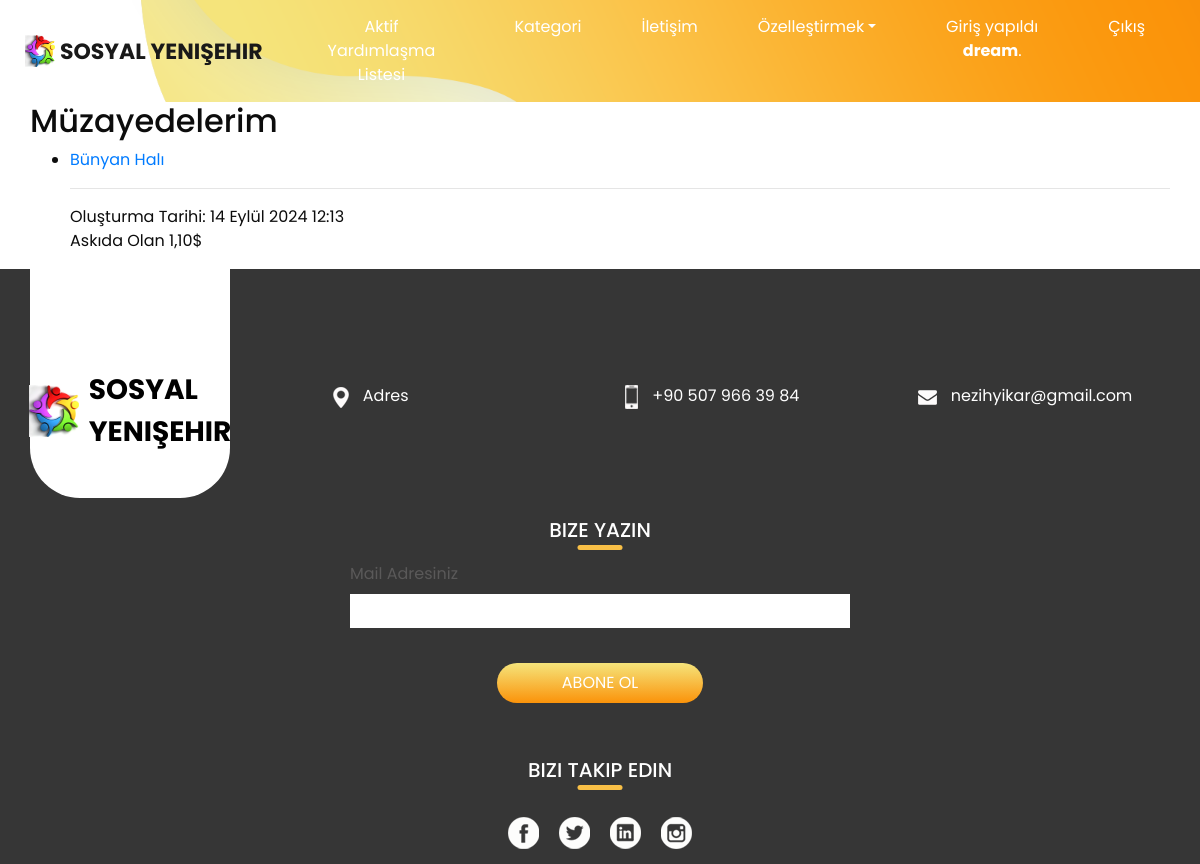
The app's page /my_auctions/ (signed in) with its own data.
### auctions/models.py (models this page shows, shortened)
class User(AbstractUser):
    phone = models.CharField(max_length=20,blank=False, help_text='Contact phone number')
    adres= models.TextField(null=True,blank=True)
    age = models.PositiveIntegerField(null=True, blank=True)
    is_verified=models.BooleanField(default=False)
    code=models.CharField(max_length=8,blank=True,null=True)
    watchlist = models.ManyToManyField(
        'AuctionListing', blank=True, related_name="userWatchlist")

class AuctionListing(models.Model):
    category = models.ForeignKey(Category, on_delete=models.CASCADE)
    name = models.CharField(max_length=50)
    date = models.DateTimeField()
    ended=models.DateTimeField()
    startBid = models.DecimalField(default=1.1,decimal_places=2, max_digits=7)
    description = models.CharField(max_length=250)
    user = models.ForeignKey(User, on_delete=models.CASCADE)
    winner = models.ForeignKey(User, on_delete=models.SET("(deleted)"),
                               blank=True,
                               null=True,
                               related_name="auction_winner",
                               related_query_name="auction_winner")
    final_value = models.IntegerField(blank=True, null=True)
    image1 = models.ImageField(
        upload_to='image',
        null=True,
        blank=True,
        default=False,
    )
    image2 = models.ImageField(
        upload_to='image',
        null=True,
        blank=True,
        default=False,
    )
    image3 = models.ImageField(
        upload_to='image',
        null=True,
        blank=True,
        default=False,
    )
    image4 = models.ImageField(
        upload_to='image',
        null=True,
        blank=True,
        default=False,
    )
    active = models.BooleanField()
    def resolve(self):
        if self.active:
            if self.has_expired():
                highest_bid = Bid.objects.filter(auctionListing=self).order_by('-bidValue').order_by('date').first()
                if highest_bid:
                    self.winner = highest_bid.user
                    self.final_value = highest_bid.bidValue
                self.active = False
                self.save()
    def has_expired(self):
        now = datetime.now(timezone.utc)
        expiration = self.ended + timedelta(minutes=AUCTION_DURATION)
        if now > expiration:
            return True
        else:
            return False

### auctions/views.py (the view)
# urls.py: path("my_auctions/", views.my_auctions, name='my_auctions'),
def my_auctions(request):
    my_auctions_list = AuctionListing.objects.all().filter(user=request.user).order_by('-date')
    for a in my_auctions_list:
        a.resolve()
    template = get_template('auctions/my_auctions.html')
    context = {
        'my_auctions_list': my_auctions_list,
    }
    return HttpResponse(template.render(context, request))

### templates/auctions/my_auctions.html (shortened to what this page needs)
{% extends "auctions/layout.html" %}
{% block body %}
<h2> Müzayedelerim </h2>
{% if my_auctions_list %}
    <ul class="my-auction-list">
    {% for auction in my_auctions_list %}
        <li class="my-auction-li"><a class="my-auction-link" href="{% url 'details' auction.id %}">{{ auction.name }}</a>
            <hr>
            <div class="my-auction-date">Oluşturma Tarihi: {{ auction.date }}</div>
            {% if auction.active %}
                <span class="my-auction-status-active">
                    Askıda Olan
                </span>
                <span class="my-auction-value">
                    {{ auction.startBid }}$
                </span>
            {% endif %}
        </li>
    {% endfor %}
    </ul>
{% else %}
    <h4>Aktif Müzayede Yok.</h4>
{% endif %}
{% endblock %}

### templates/auctions/layout.html (shortened to what this page needs)
{% load static %}
<!DOCTYPE html>
<html>
<head>
  <link rel="stylesheet" type="text/css" href="https://cdnjs.cloudflare.com/ajax/libs/OwlCarousel2/2.1.3/assets/owl.carousel.min.css" />
  <link rel="stylesheet" type="text/css" href= "{% static '/css/bootstrap.css'%}">
  <link href="{% static '/css/style.css'%}" rel="stylesheet">
  <link href="{% static 'css/responsive.css'%}" rel="stylesheet">
</head>
<body class="sub_page">
  <div class="hero_area">
    <header class="header_section">
      <div class="container-fluid">
        <nav class="navbar navbar-expand-lg custom_nav-container ">
          <a class="navbar-brand" href="{% url 'index' %}">
            <img src="{% static 'images/Logo.png'%} " alt="">
            <span>Sosyal Yenişehir</span>
          </a>
          <div class="collapse navbar-collapse" id="navbarSupportedContent">
            <div class="d-flex ml-auto flex-column flex-lg-row align-items-center">
              <ul class="navbar-nav  ">
               <li class="nav-item">
                        <a class="nav-link" href="{% url 'index' %}">
                            Aktif Yardımlaşma Listesi
                        </a>
                    </li>
                    <li class="nav-item">
                        <a class="nav-link" href="{% url 'categories' %}">
                            Kategori
                        </a>
                    </li>
                    <li class="nav-item">
                        <a class="nav-link" href="{% url 'contact' %}">
                            İletişim
                        </a>
                    </li>
                    {% if user.is_authenticated %}
                     <li class="nav-item dropdown">
                  <a class="nav-link dropdown-toggle" data-toggle="dropdown" href="#" role="button" aria-haspopup="true" aria-expanded="false">Özelleştirmek</a>
                    <li class="nav-item">
                        <a class="nav-link" href="#">
                            {% if user.is_authenticated %}
                            Giriş yapıldı <strong>{{ user.username }}</strong>.
                            {% else %}
                            Oturum açılmamış.
                            {% endif %}
                        </a>
                    </li>
                    <li class="nav-item">
                        <a class="nav-link" href="{% url 'logout' %}">Çıkış</a>
                    </li>
                    {% endif %}
        </nav>
      </div>
    </header>
  </div>
<div class="container container-body">
        {% block body %}
        {% endblock %}
    </div>
  <section class="info_section ">
    <div class="container">
      <div class="info_container">
        <div class="row">
          <div class="col-md-3">
            <div class="info_logo">
              <a href="">
                <img src="{% static 'images/logo.png'%}" alt="">
                <span>
                  Sosyal Yenişehir
                </span>
              </a>
            </div>
          </div>
          <div class="col-md-3">
            <div class="info_contact">
              <a href="">
                <img src="{% static 'images/location.png'%}" alt="">
                <span>
                  Adres
                </span>
              </a>
            </div>
          </div>
          <div class="col-md-3">
            <div class="info_contact">
              <a href="">
                <img src="{% static 'images/phone.png'%}" alt="">
                <span>
                  +90 507 966 39 84
                </span>
              </a>
            </div>
          </div>
          <div class="col-md-3">
            <div class="info_contact">
              <a href="">
                <img src="{% static 'images/mail.png'%}" alt="">
                <span>
                  nezihyikar@gmail.com
                </span>
              </a>
            </div>
          </div>
        </div>
        <div class="info_form">
          <div class="d-flex justify-content-center">
            <h5 class="info_heading">
              Bize yazın
            </h5>
          </div>
          <form action="">
            <div class="email_box">
              <label for="email2">Mail Adresiniz</label>
              <input type="text" id="email2">
            </div>
            <div>
              <button>
                ABONE OL
              </button>
            </div>
          </form>
        </div>
        <div class="info_social">
          <div class="d-flex justify-content-center">
            <h5 class="info_heading">
              Bizi Takip Edin
            </h5>
          </div>
          <div class="social_box">
            <a href="">
              <img src="{% static 'images/fb.png'%}" alt="">
            </a>
            <a href="">
              <img src="{% static 'images/twitter.png'%}" alt="">
            </a>
            <a href="">
              <img src="{% static 'images/linkedin.png'%}" alt="">
            </a>
            <a href="">
              <img src="{% static 'images/insta.png'%}" alt="">
            </a>
          </div>
        </div>
      </div>
    </div>
  </section>
</body>
</html>

### auctions/static/css/style.css (style rules this page uses)
body { font-family: "Poppins", sans-serif; color: #0c0c0c; background-color: #ffffff; }
.hero_area { height: 100vh; position: relative; background-image: url(../images/hero-bg.png); background-size: cover; background-position: bottom right; background-repeat: no-repeat; }
.sub_page .hero_area { height: auto; background-position: top right; }
.header_section .container-fluid { padding-right: 25px; padding-left: 25px; }
.custom_nav-container.navbar-expand-lg .navbar-nav .nav-link { padding: 10px 30px; color: #ffffff; text-align: center; }
a, a:hover, a:focus { text-decoration: none; }
.navbar-brand { display: -webkit-box; display: -ms-flexbox; display: flex; -webkit-box-align: center; -ms-flex-align: center; align-items: center; }
.navbar-brand img { width: 30px; margin-right: 5px; }
.navbar-brand span { font-size: 22px; font-weight: 700; color: #191919; text-transform: uppercase; }
.custom_nav-container { z-index: 99999; padding: 5px 0; }
.info_section { background-color: #363636; color: #ffffff; }
.info_section .info_container .info_logo { display: -webkit-box; display: -ms-flexbox; display: flex; -webkit-box-pack: center; -ms-flex-pack: center; justify-content: center; padding: 100px 10px 45px 10px; background-color: #ffffff; width: 200px; border-radius: 0 0 50px 50px; }
.info_section .info_container .info_logo a { display: -webkit-box; display: -ms-flexbox; display: flex; -webkit-box-align: center; -ms-flex-align: center; align-items: center; }
.info_section .info_container .info_logo a img { width: 50px; margin-right: 10px; }
.info_section .info_container .info_logo a span { text-transform: uppercase; color: #000000; font-size: 28px; font-weight: bold; }
.info_section .info_container .info_contact { padding: 115px 10px 45px 10px; }
.info_section .info_container .info_contact a { color: #ffffff; }
.info_section .info_container .info_contact a img { margin-right: 10px; }
.info_section .info_heading { text-transform: uppercase; margin: 20px 0; position: relative; }
.info_section .info_heading::before { content: ""; width: 45px; height: 5px; position: absolute; bottom: -8px; left: 50%; -webkit-transform: translateX(-50%); transform: translateX(-50%); border-radius: 5px; background-color: #f8bf46; }
.info_section .info_form form { display: -webkit-box; display: -ms-flexbox; display: flex; -webkit-box-orient: vertical; -webkit-box-direction: normal; -ms-flex-direction: column; flex-direction: column; -webkit-box-align: center; -ms-flex-align: center; align-items: center; }
.info_section .info_form form .email_box { display: -webkit-box; display: -ms-flexbox; display: flex; -webkit-box-orient: vertical; -webkit-box-direction: normal; -ms-flex-direction: column; flex-direction: column; }
.info_section .info_form form label { color: #5a5959; }
.info_section .info_form form input { width: 500px; border: none; background-color: #ffffff; outline: none; padding: 5px; }
.info_section .info_form form button { padding: 8px 65px; outline: none; border: none; border-radius: 30px; color: #fff; background: -webkit-gradient(linear, left top, left bottom, from(#f5e47b), to(#fb930a)); background: linear-gradient(to bottom, #f5e47b, #fb930a); margin-top: 35px; text-transform: uppercase; }
.info_section .info_social { padding-top: 35px; display: -webkit-box; display: -ms-flexbox; display: flex; -webkit-box-orient: vertical; -webkit-box-direction: normal; -ms-flex-direction: column; flex-direction: column; -webkit-box-align: center; -ms-flex-align: center; align-items: center; }
.info_section .info_social .social_box { display: -webkit-box; display: -ms-flexbox; display: flex; margin: 15px auto; -webkit-box-align: center; -ms-flex-align: center; align-items: center; }
.info_section .info_social .social_box img { min-width: 10px; margin: 0 10px; }

### auctions/static/css/responsive.css (style rules this page uses)
@media (min-width: 1200px) { .container { max-width: 1170px; } }

### records on screen
User: username "dream"
AuctionListing: name "Bünyan Halı", date "14 Eylül 2024 12:13", startBid "1,10"
